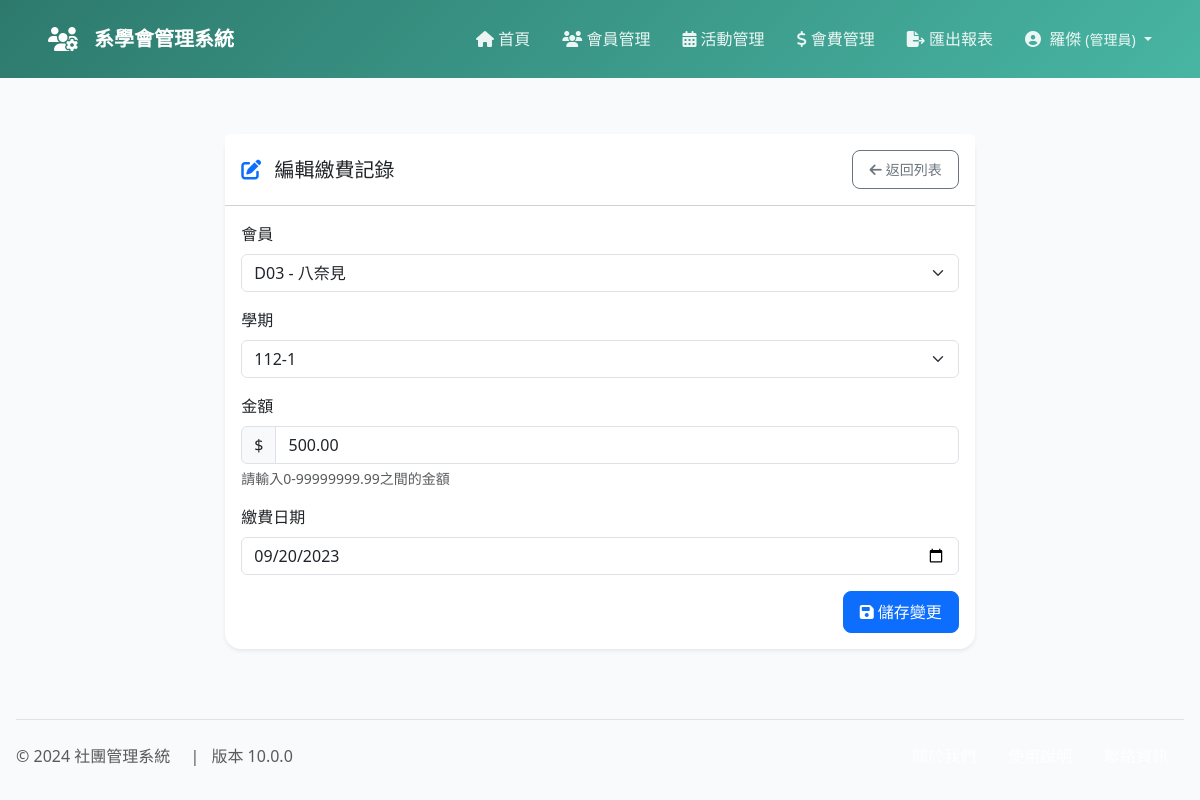
The page /public/payments/edit_payment.php?id=3 (signed in) on the database as committed earlier.
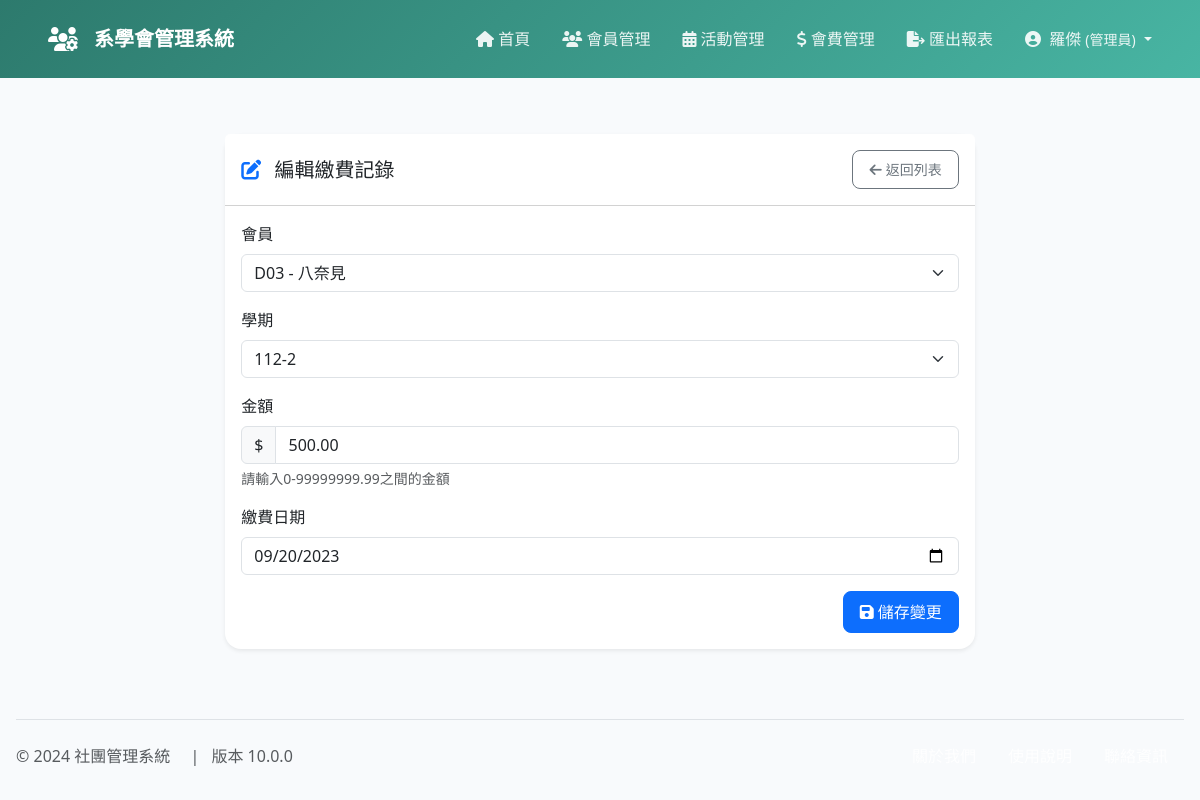
The same page on the database as committed later.
### tables this page shows
CREATE TABLE fee_payments (
    id INT PRIMARY KEY AUTO_INCREMENT,
    member_id INT NOT NULL,
    semester VARCHAR(10) NOT NULL,
    amount DECIMAL(10,2) NOT NULL,
    payment_date DATE NOT NULL,
    payment_type ENUM('cash', 'transfer') NOT NULL,
    notes TEXT,
    status ENUM('paid', 'pending', 'cancelled') DEFAULT 'pending',
    created_at TIMESTAMP DEFAULT CURRENT_TIMESTAMP,
    updated_at TIMESTAMP DEFAULT CURRENT_TIMESTAMP ON UPDATE CURRENT_TIMESTAMP,
    FOREIGN KEY (member_id) REFERENCES members(id) ON DELETE CASCADE,
    INDEX idx_semester (semester),
    INDEX idx_payment_date (payment_date),
    INDEX idx_status (status)
);

CREATE TABLE members (
    id INT PRIMARY KEY AUTO_INCREMENT,
    student_id VARCHAR(10) UNIQUE NOT NULL,
    name VARCHAR(50) NOT NULL,
    department VARCHAR(50) NOT NULL,
    class VARCHAR(20) NOT NULL,
    email VARCHAR(100),
    phone VARCHAR(20),
    entry_date DATE NOT NULL,
    role ENUM('admin', 'member') DEFAULT 'member',
    password VARCHAR(32) NOT NULL,
    created_at TIMESTAMP DEFAULT CURRENT_TIMESTAMP,
    updated_at TIMESTAMP DEFAULT CURRENT_TIMESTAMP ON UPDATE CURRENT_TIMESTAMP,
    INDEX idx_student_id (student_id),
    INDEX idx_department_class (department, class)
);

### public/payments/edit_payment.php (the view, shortened to what this page needs)
<?php
require_once '../../includes/header.php';
require_once '../../config/database.php';
$error_message = '';
if (!isset($_GET['id'])) {
    $error_message = '無效的請求';
} else {
    $payment_id = $_GET['id'];
    $stmt = $conn->prepare("
        SELECT fp.*, m.student_id, m.name
        FROM fee_payments fp
        JOIN members m ON fp.member_id = m.id
        WHERE fp.id = ?
    ");
    $stmt->execute([$payment_id]);
    $payment = $stmt->fetch();
}
$stmt = $conn->query("SELECT id, student_id, name FROM members ORDER BY student_id");
$members = $stmt->fetchAll();
?>
<div class="container mt-4">
    <div class="row justify-content-center">
        <div class="col-md-8">
            <div class="card shadow-sm">
                <div class="card-header bg-white py-3">
                    <div class="d-flex justify-content-between align-items-center">
                        <h5 class="mb-0">
                            <i class="fas fa-edit text-primary me-2"></i>
                            編輯繳費記錄
                        </h5>
                        <a href="fees.php" class="btn btn-outline-secondary btn-sm">
                            <i class="fas fa-arrow-left me-1"></i>返回列表
                        </a>
                    </div>
                </div>
                <div class="card-body">
                    <?php if (!$error_message && isset($payment)): ?>
                    <form method="POST">
                        <div class="mb-3">
                            <label class="form-label">會員</label>
                            <select class="form-select" name="member_id" required>
                                <?php foreach ($members as $member): ?>
                                    <option value="<?php echo $member['id']; ?>" <?php echo $member['id'] == $payment['member_id'] ? 'selected' : ''; ?>>
                                        <?php echo htmlspecialchars($member['student_id'] . ' - ' . $member['name']); ?>
                                    </option>
                                <?php endforeach; ?>
                            </select>
                        </div>
                        <div class="mb-3">
                            <label class="form-label">學期</label>
                            <select class="form-select" name="semester" required>
                                <option value="112-1" <?php echo $payment['semester'] == '112-1' ? 'selected' : ''; ?>>112-1</option>
                                <option value="112-2" <?php echo $payment['semester'] == '112-2' ? 'selected' : ''; ?>>112-2</option>
                            </select>
                        </div>
                        <div class="mb-3">
                            <label class="form-label">金額</label>
                            <div class="input-group">
                                <span class="input-group-text">$</span>
                                <input type="number"
                                       class="form-control"
                                       name="amount"
                                       value="<?php echo $payment['amount']; ?>"
                                       required
                                       min="0"
                                       max="99999999.99"
                                       step="0.01">
                            </div>
                            <div class="form-text">請輸入0-99999999.99之間的金額</div>
                        </div>
                        <div class="mb-3">
                            <label class="form-label">繳費日期</label>
                            <input type="date" class="form-control" name="payment_date" value="<?php echo $payment['payment_date']; ?>" required>
                        </div>
                        <div class="text-end">
                            <button type="submit" class="btn btn-primary">
                                <i class="fas fa-save me-1"></i>儲存變更
                            </button>
                        </div>
                    </form>
                    <?php endif; ?>
                </div>
            </div>
        </div>
    </div>
</div>
<?php require_once '../../includes/footer.php'; ?>

Rows that differ between the two databases and show on the page:
changed fee_payments "D03 - 八奈見": semester "112-1" → "112-2"
